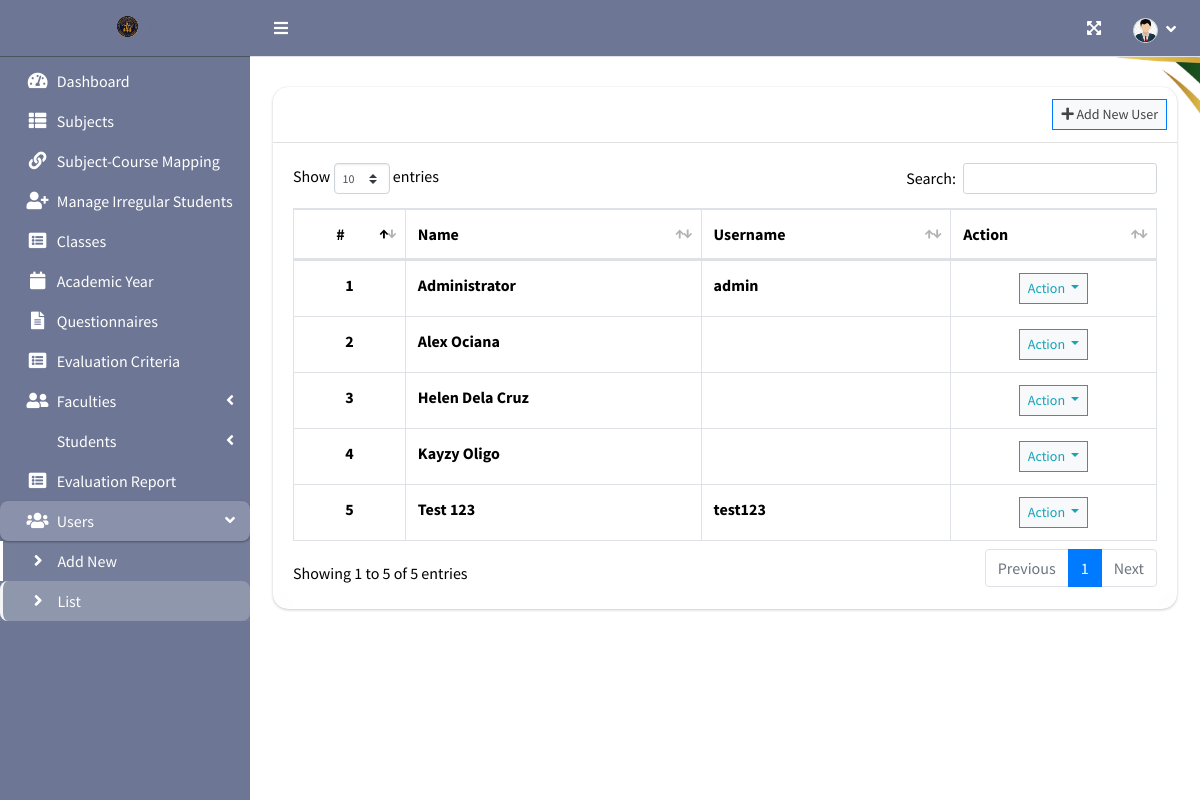
The page /index.php?page=user_list (signed in) on the database as committed earlier.
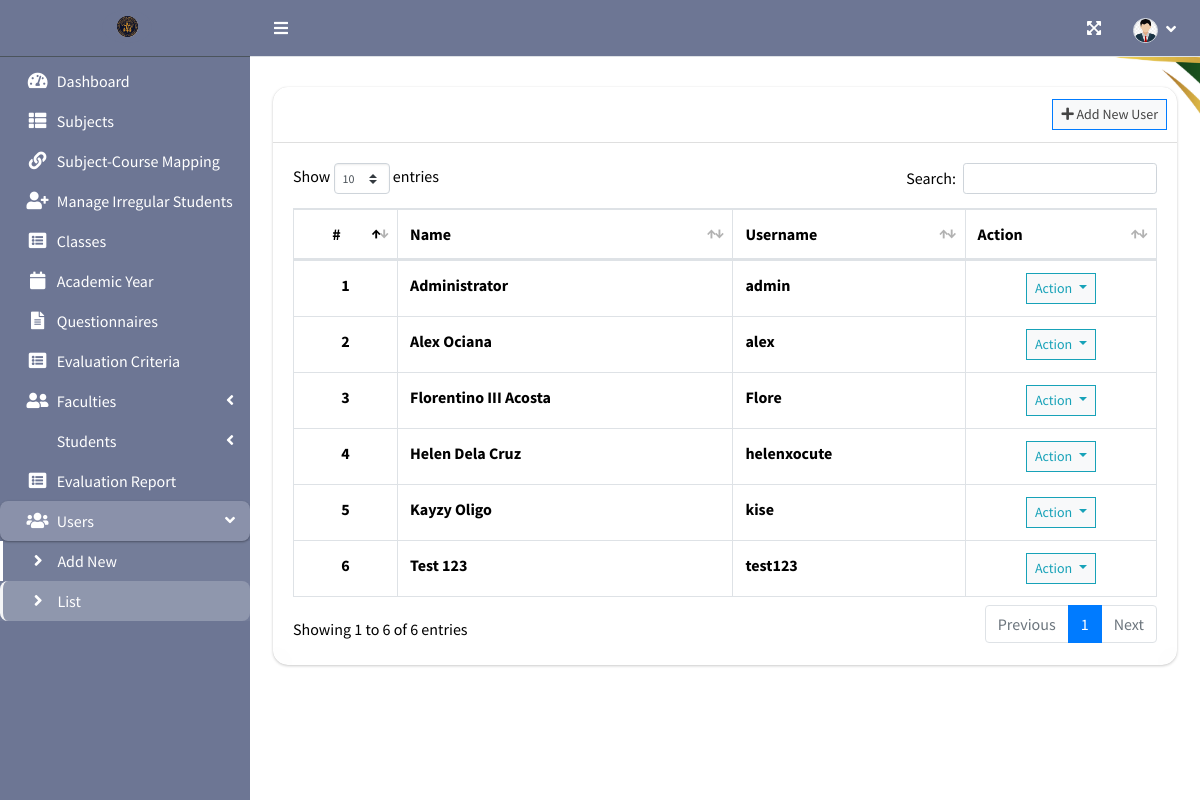
The same page on the database as committed later.
### tables this page shows
CREATE TABLE `users` (
  `id` int(30) NOT NULL,
  `firstname` varchar(200) NOT NULL,
  `middlename` varchar(200) NOT NULL DEFAULT '',
  `lastname` varchar(200) NOT NULL,
  `username` varchar(100) NOT NULL,
  `email` varchar(200) NOT NULL,
  `password` text NOT NULL,
  `avatar` text NOT NULL DEFAULT 'no-image-available.png',
  `date_created` datetime NOT NULL DEFAULT current_timestamp()
);

### admin/user_list.php (the view, shortened to what this page needs)
<?php include 'db_connect.php' ?>
<div class="col-lg-12">
	<div class="card card-outline ">
		<div class="card-header">
			<div class="card-tools">
				<a class="btn btn-block btn-sm btn-default btn-flat border-primary" href="./index.php?page=new_user"><i
						class="fa fa-plus"></i> Add New User</a>
			</div>
		</div>
		<div class="card-body">
			<table class="table tabe-hover table-bordered" id="list">
				<thead>
					<tr>
						<th class="text-center">#</th>
						<th>Name</th>
						<th>Username</th>
						<th>Action</th>
					</tr>
				</thead>
				<tbody>
					<?php
					$i = 1;
					$qry = $conn->query("SELECT *,concat(firstname,' ',COALESCE(NULLIF(middlename,''),''),' ',lastname) as name FROM users order by concat(firstname,' ',lastname) asc");
					while ($row = $qry->fetch_assoc()):
						?>
						<tr>
							<th class="text-center"><?php echo $i++ ?></th>
							<td><b><?php echo ucwords($row['name']) ?></b></td>
							<td><b><?php echo $row['username'] ?></b></td>
							<td class="text-center">
								<button type="button"
									class="btn btn-default btn-sm btn-flat border-info wave-effect text-info dropdown-toggle"
									data-toggle="dropdown" aria-expanded="true">
									Action
								</button>
							</td>
						</tr>
					<?php endwhile; ?>
				</tbody>
			</table>
		</div>
	</div>
</div>

Rows that differ between the two databases and show on the page:
changed users: username (not shown) → "alex"
added users: name "Florentino III Acosta", username "Flore"
changed users: username (not shown) → "helenxocute"
changed users: username (not shown) → "kise"
Other text that changed with them:
text written by a page script: "Show entries Search: Showing 1 to 5 of 5 entries Previous 1 Next" → "Show entries Search: Showing 1 to 6 of 6 entries Previous 1 Next"
